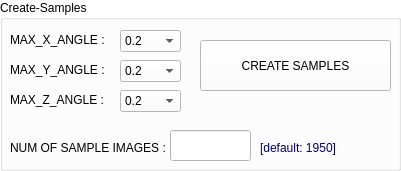
     <widget class="QGroupBox" name="groupBox_5">
      <property name="geometry">
       <rect>
        <x>30</x>
        <y>270</y>
        <width>401</width>
        <height>171</height>
       </rect>
      </property>
      <property name="palette">
       <palette>
        <active>
         <colorrole role="WindowText">
          <brush brushstyle="SolidPattern">
           <color alpha="255">
            <red>0</red>
            <green>0</green>
            <blue>0</blue>
           </color>
          </brush>
         </colorrole>
         <colorrole role="Button">
          <brush brushstyle="SolidPattern">
           <color alpha="255">
            <red>255</red>
            <green>255</green>
            <blue>255</blue>
           </color>
          </brush>
         </colorrole>
         <colorrole role="Light">
          <brush brushstyle="SolidPattern">
           <color alpha="255">
            <red>255</red>
            <green>255</green>
            <blue>255</blue>
           </color>
          </brush>
         </colorrole>
         <colorrole role="Midlight">
          <brush brushstyle="SolidPattern">
           <color alpha="255">
            <red>255</red>
            <green>255</green>
            <blue>255</blue>
           </color>
          </brush>
         </colorrole>
         <colorrole role="Dark">
          <brush brushstyle="SolidPattern">
           <color alpha="255">
            <red>127</red>
            <green>127</green>
            <blue>127</blue>
           </color>
          </brush>
         </colorrole>
         <colorrole role="Mid">
          <brush brushstyle="SolidPattern">
           <color alpha="255">
            <red>170</red>
            <green>170</green>
            <blue>170</blue>
           </color>
          </brush>
         </colorrole>
         <colorrole role="Text">
          <brush brushstyle="SolidPattern">
           <color alpha="255">
            <red>0</red>
            <green>0</green>
            <blue>0</blue>
           </color>
          </brush>
         </colorrole>
         <colorrole role="BrightText">
          <brush brushstyle="SolidPattern">
           <color alpha="255">
            <red>255</red>
            <green>255</green>
            <blue>255</blue>
           </color>
          </brush>
         </colorrole>
         <colorrole role="ButtonText">
          <brush brushstyle="SolidPattern">
           <color alpha="255">
            <red>0</red>
            <green>0</green>
            <blue>0</blue>
           </color>
          </brush>
         </colorrole>
         <colorrole role="Base">
          <brush brushstyle="SolidPattern">
           <color alpha="255">
            <red>255</red>
            <green>255</green>
            <blue>255</blue>
           </color>
          </brush>
         </colorrole>
         <colorrole role="Window">
          <brush brushstyle="SolidPattern">
           <color alpha="255">
            <red>255</red>
            <green>255</green>
            <blue>255</blue>
           </color>
          </brush>
         </colorrole>
         <colorrole role="Shadow">
          <brush brushstyle="SolidPattern">
           <color alpha="255">
            <red>0</red>
            <green>0</green>
            <blue>0</blue>
           </color>
          </brush>
         </colorrole>
         <colorrole role="AlternateBase">
          <brush brushstyle="SolidPattern">
           <color alpha="255">
            <red>255</red>
            <green>255</green>
            <blue>255</blue>
           </color>
          </brush>
         </colorrole>
         <colorrole role="ToolTipBase">
          <brush brushstyle="SolidPattern">
           <color alpha="255">
            <red>255</red>
            <green>255</green>
            <blue>220</blue>
           </color>
          </brush>
         </colorrole>
         <colorrole role="ToolTipText">
          <brush brushstyle="SolidPattern">
           <color alpha="255">
            <red>0</red>
            <green>0</green>
            <blue>0</blue>
           </color>
          </brush>
         </colorrole>
        </active>
        <inactive>
         <colorrole role="WindowText">
          <brush brushstyle="SolidPattern">
           <color alpha="255">
            <red>0</red>
            <green>0</green>
            <blue>0</blue>
           </color>
          </brush>
         </colorrole>
         <colorrole role="Button">
          <brush brushstyle="SolidPattern">
           <color alpha="255">
            <red>255</red>
            <green>255</green>
            <blue>255</blue>
           </color>
          </brush>
         </colorrole>
         <colorrole role="Light">
          <brush brushstyle="SolidPattern">
           <color alpha="255">
            <red>255</red>
            <green>255</green>
            <blue>255</blue>
           </color>
          </brush>
         </colorrole>
         <colorrole role="Midlight">
          <brush brushstyle="SolidPattern">
           <color alpha="255">
            <red>255</red>
            <green>255</green>
            <blue>255</blue>
           </color>
          </brush>
         </colorrole>
         <colorrole role="Dark">
          <brush brushstyle="SolidPattern">
           <color alpha="255">
            <red>127</red>
            <green>127</green>
            <blue>127</blue>
           </color>
          </brush>
         </colorrole>
         <colorrole role="Mid">
          <brush brushstyle="SolidPattern">
           <color alpha="255">
            <red>170</red>
            <green>170</green>
            <blue>170</blue>
           </color>
          </brush>
         </colorrole>
         <colorrole role="Text">
          <brush brushstyle="SolidPattern">
           <color alpha="255">
            <red>0</red>
            <green>0</green>
            <blue>0</blue>
           </color>
          </brush>
         </colorrole>
         <colorrole role="BrightText">
          <brush brushstyle="SolidPattern">
           <color alpha="255">
            <red>255</red>
            <green>255</green>
            <blue>255</blue>
           </color>
          </brush>
         </colorrole>
         <colorrole role="ButtonText">
          <brush brushstyle="SolidPattern">
           <color alpha="255">
            <red>0</red>
            <green>0</green>
            <blue>0</blue>
           </color>
          </brush>
         </colorrole>
         <colorrole role="Base">
          <brush brushstyle="SolidPattern">
           <color alpha="255">
            <red>255</red>
            <green>255</green>
            <blue>255</blue>
           </color>
          </brush>
         </colorrole>
         <colorrole role="Window">
          <brush brushstyle="SolidPattern">
           <color alpha="255">
            <red>255</red>
            <green>255</green>
            <blue>255</blue>
           </color>
          </brush>
         </colorrole>
         <colorrole role="Shadow">
          <brush brushstyle="SolidPattern">
           <color alpha="255">
            <red>0</red>
            <green>0</green>
            <blue>0</blue>
           </color>
          </brush>
         </colorrole>
         <colorrole role="AlternateBase">
          <brush brushstyle="SolidPattern">
           <color alpha="255">
            <red>255</red>
            <green>255</green>
            <blue>255</blue>
           </color>
          </brush>
         </colorrole>
         <colorrole role="ToolTipBase">
          <brush brushstyle="SolidPattern">
           <color alpha="255">
            <red>255</red>
            <green>255</green>
            <blue>220</blue>
           </color>
          </brush>
         </colorrole>
         <colorrole role="ToolTipText">
          <brush brushstyle="SolidPattern">
           <color alpha="255">
            <red>0</red>
            <green>0</green>
            <blue>0</blue>
           </color>
          </brush>
         </colorrole>
        </inactive>
        <disabled>
         <colorrole role="WindowText">
          <brush brushstyle="SolidPattern">
           <color alpha="255">
            <red>127</red>
            <green>127</green>
            <blue>127</blue>
           </color>
          </brush>
         </colorrole>
         <colorrole role="Button">
          <brush brushstyle="SolidPattern">
           <color alpha="255">
            <red>255</red>
            <green>255</green>
            <blue>255</blue>
           </color>
          </brush>
         </colorrole>
         <colorrole role="Light">
          <brush brushstyle="SolidPattern">
           <color alpha="255">
            <red>255</red>
            <green>255</green>
            <blue>255</blue>
           </color>
          </brush>
         </colorrole>
         <colorrole role="Midlight">
          <brush brushstyle="SolidPattern">
           <color alpha="255">
            <red>255</red>
            <green>255</green>
            <blue>255</blue>
           </color>
          </brush>
         </colorrole>
         <colorrole role="Dark">
          <brush brushstyle="SolidPattern">
           <color alpha="255">
            <red>127</red>
            <green>127</green>
            <blue>127</blue>
           </color>
          </brush>
         </colorrole>
         <colorrole role="Mid">
          <brush brushstyle="SolidPattern">
           <color alpha="255">
            <red>170</red>
            <green>170</green>
            <blue>170</blue>
           </color>
          </brush>
         </colorrole>
         <colorrole role="Text">
          <brush brushstyle="SolidPattern">
           <color alpha="255">
            <red>127</red>
            <green>127</green>
            <blue>127</blue>
           </color>
          </brush>
         </colorrole>
         <colorrole role="BrightText">
          <brush brushstyle="SolidPattern">
           <color alpha="255">
            <red>255</red>
            <green>255</green>
            <blue>255</blue>
           </color>
          </brush>
         </colorrole>
         <colorrole role="ButtonText">
          <brush brushstyle="SolidPattern">
           <color alpha="255">
            <red>127</red>
            <green>127</green>
            <blue>127</blue>
           </color>
          </brush>
         </colorrole>
         <colorrole role="Base">
          <brush brushstyle="SolidPattern">
           <color alpha="255">
            <red>255</red>
            <green>255</green>
            <blue>255</blue>
           </color>
          </brush>
         </colorrole>
         <colorrole role="Window">
          <brush brushstyle="SolidPattern">
           <color alpha="255">
            <red>255</red>
            <green>255</green>
            <blue>255</blue>
           </color>
          </brush>
         </colorrole>
         <colorrole role="Shadow">
          <brush brushstyle="SolidPattern">
           <color alpha="255">
            <red>0</red>
            <green>0</green>
            <blue>0</blue>
           </color>
          </brush>
         </colorrole>
         <colorrole role="AlternateBase">
          <brush brushstyle="SolidPattern">
           <color alpha="255">
            <red>255</red>
            <green>255</green>
            <blue>255</blue>
           </color>
          </brush>
         </colorrole>
         <colorrole role="ToolTipBase">
          <brush brushstyle="SolidPattern">
           <color alpha="255">
            <red>255</red>
            <green>255</green>
            <blue>220</blue>
           </color>
          </brush>
         </colorrole>
         <colorrole role="ToolTipText">
          <brush brushstyle="SolidPattern">
           <color alpha="255">
            <red>0</red>
            <green>0</green>
            <blue>0</blue>
           </color>
          </brush>
         </colorrole>
        </disabled>
       </palette>
      </property>
      <property name="autoFillBackground">
       <bool>false</bool>
      </property>
      <property name="title">
       <string>Create-Samples</string>
      </property>
      <widget class="QLabel" name="label_5">
       <property name="geometry">
        <rect>
         <x>10</x>
         <y>30</y>
         <width>101</width>
         <height>20</height>
        </rect>
       </property>
       <property name="text">
        <string>MAX_X_ANGLE : </string>
       </property>
      </widget>
      <widget class="QLabel" name="label_6">
       <property name="geometry">
        <rect>
         <x>10</x>
         <y>60</y>
         <width>101</width>
         <height>20</height>
        </rect>
       </property>
       <property name="text">
        <string>MAX_Y_ANGLE : </string>
       </property>
      </widget>
      <widget class="QLabel" name="label_7">
       <property name="geometry">
        <rect>
         <x>10</x>
         <y>90</y>
         <width>101</width>
         <height>20</height>
        </rect>
       </property>
       <property name="text">
        <string>MAX_Z_ANGLE : </string>
       </property>
      </widget>
      <widget class="QComboBox" name="combo_x_angle">
       <property name="geometry">
        <rect>
         <x>120</x>
         <y>30</y>
         <width>61</width>
         <height>22</height>
        </rect>
       </property>
       <property name="statusTip">
        <string>maxxangle [opencv_createsamples()]</string>
       </property>
       <item>
        <property name="text">
         <string>0.2</string>
        </property>
       </item>
       <item>
        <property name="text">
         <string>0.3</string>
        </property>
       </item>
       <item>
        <property name="text">
         <string>0.4</string>
        </property>
       </item>
       <item>
        <property name="text">
         <string>0.5</string>
        </property>
       </item>
       <item>
        <property name="text">
         <string>0.6</string>
        </property>
       </item>
       <item>
        <property name="text">
         <string>0.7</string>
        </property>
       </item>
       <item>
        <property name="text">
         <string>0.8</string>
        </property>
       </item>
       <item>
        <property name="text">
         <string>0.9</string>
        </property>
       </item>
      </widget>
      <widget class="QComboBox" name="combo_y_angle">
       <property name="geometry">
        <rect>
         <x>120</x>
         <y>60</y>
         <width>61</width>
         <height>22</height>
        </rect>
       </property>
       <property name="statusTip">
        <string>maxyangle [opencv_createsamples()]</string>
       </property>
       <item>
        <property name="text">
         <string>0.2</string>
        </property>
       </item>
       <item>
        <property name="text">
         <string>0.3</string>
        </property>
       </item>
       <item>
        <property name="text">
         <string>0.4</string>
        </property>
       </item>
       <item>
        <property name="text">
         <string>0.5</string>
        </property>
       </item>
       <item>
        <property name="text">
         <string>0.6</string>
        </property>
       </item>
       <item>
        <property name="text">
         <string>0.7</string>
        </property>
       </item>
       <item>
        <property name="text">
         <string>0.8</string>
        </property>
       </item>
       <item>
        <property name="text">
         <string>0.9</string>
        </property>
       </item>
      </widget>
      <widget class="QComboBox" name="combo_z_angle">
       <property name="geometry">
        <rect>
         <x>120</x>
         <y>90</y>
         <width>61</width>
         <height>22</height>
        </rect>
       </property>
       <property name="statusTip">
        <string>maxzangle [opencv_createsamples()]</string>
       </property>
       <item>
        <property name="text">
         <string>0.2</string>
        </property>
       </item>
       <item>
        <property name="text">
         <string>0.3</string>
        </property>
       </item>
       <item>
        <property name="text">
         <string>0.4</string>
        </property>
       </item>
       <item>
        <property name="text">
         <string>0.5</string>
        </property>
       </item>
       <item>
        <property name="text">
         <string>0.6</string>
        </property>
       </item>
       <item>
        <property name="text">
         <string>0.7</string>
        </property>
       </item>
       <item>
        <property name="text">
         <string>0.8</string>
        </property>
       </item>
       <item>
        <property name="text">
         <string>0.9</string>
        </property>
       </item>
      </widget>
      <widget class="QLineEdit" name="lineEdit_num_of_samp">
       <property name="geometry">
        <rect>
         <x>170</x>
         <y>130</y>
         <width>81</width>
         <height>31</height>
        </rect>
       </property>
       <property name="toolTip">
        <string>&lt;html&gt;&lt;head/&gt;&lt;body&gt;&lt;p&gt;SAMPLE SIZE&lt;/p&gt;&lt;/body&gt;&lt;/html&gt;</string>
       </property>
       <property name="statusTip">
        <string>Number of samples to be created...</string>
       </property>
      </widget>
      <widget class="QLabel" name="label_8">
       <property name="geometry">
        <rect>
         <x>10</x>
         <y>140</y>
         <width>161</width>
         <height>16</height>
        </rect>
       </property>
       <property name="text">
        <string>NUM OF SAMPLE IMAGES : </string>
       </property>
      </widget>
      <widget class="QLabel" name="label_9">
       <property name="geometry">
        <rect>
         <x>260</x>
         <y>140</y>
         <width>91</width>
         <height>16</height>
        </rect>
       </property>
       <property name="palette">
        <palette>
         <active>
          <colorrole role="WindowText">
           <brush brushstyle="SolidPattern">
            <color alpha="255">
             <red>0</red>
             <green>0</green>
             <blue>127</blue>
            </color>
           </brush>
          </colorrole>
         </active>
         <inactive>
          <colorrole role="WindowText">
           <brush brushstyle="SolidPattern">
            <color alpha="255">
             <red>0</red>
             <green>0</green>
             <blue>127</blue>
            </color>
           </brush>
          </colorrole>
         </inactive>
         <disabled>
          <colorrole role="WindowText">
           <brush brushstyle="SolidPattern">
            <color alpha="255">
             <red>127</red>
             <green>127</green>
             <blue>127</blue>
            </color>
           </brush>
          </colorrole>
         </disabled>
        </palette>
       </property>
       <property name="text">
        <string>[default: 1950]</string>
       </property>
      </widget>
      <widget class="QPushButton" name="btn_create_samples">
       <property name="geometry">
        <rect>
         <x>200</x>
         <y>40</y>
         <width>191</width>
         <height>51</height>
        </rect>
       </property>
       <property name="statusTip">
        <string>create samples.....</string>
       </property>
       <property name="text">
        <string>CREATE SAMPLES</string>
       </property>
       <property name="icon">
        <iconset>
         <normaloff>E:/Programs(cs)/python_opencv_project/icon_samples.png</normaloff>E:/Programs(cs)/python_opencv_project/icon_samples.png</iconset>
       </property>
       <property name="iconSize">
        <size>
         <width>30</width>
         <height>30</height>
        </size>
       </property>
      </widget>
     </widget>
